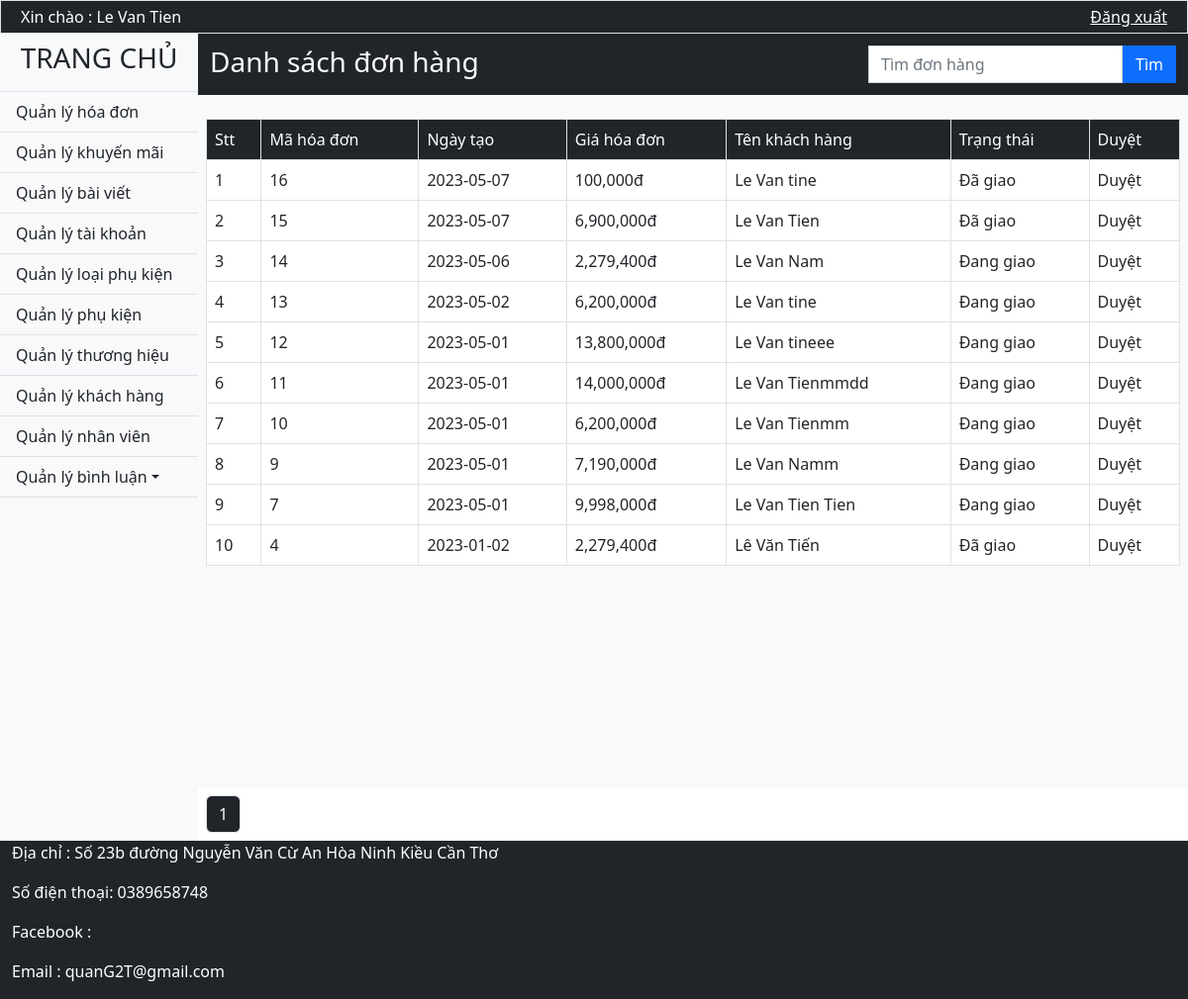
/Bill/ (signed in), run on the app's committed database.
### tables this page shows
CREATE TABLE `hoadon` (
  `MaHD` int(11) NOT NULL,
  `NgayLap` date NOT NULL,
  `MaKH` int(11) NOT NULL,
  `MaNV` int(11) DEFAULT NULL,
  `MaKM` int(11) DEFAULT NULL,
  `GiaHD` double NOT NULL,
  `TrangThai` varchar(50) NOT NULL
);

CREATE TABLE `khachhang` (
  `MaKH` int(11) NOT NULL,
  `TenKH` varchar(200) NOT NULL,
  `SDT` char(15) NOT NULL,
  `DiaChi` varchar(300) NOT NULL,
  `Email` varchar(300) DEFAULT NULL,
  `MaTK` int(11) DEFAULT NULL
);

### Mvc/Core/Controller.php (called while the page is built, shortened)
<?php
    class Controller{
        public function Model($model){
            return new $model;
        }
        public function View($view, $data=[]){
            require_once "./Mvc/Views/".$view.".php";
        }
}
?>

### Mvc/Controllers/Bill.php (called while the page is built, shortened)
<?php
	class Bill extends Controller{
		function Show(){
			$this->List_Bill(0);
		}
		function List_Bill($page){
			$bill = $this->Model('Model_Bill');
			$kq = $bill->LayDuLieu('hoadon.MaHD,hoadon.NgayLap,hoadon.GiaHD,khachhang.TenKH,hoadon.TrangThai',"hoadon,khachhang WHERE hoadon.MaKH = khachhang.MaKH ORDER BY hoadon.MaHD DESC LIMIT $page, 10");
			$sl = mysqli_num_rows($kq);
			$this->View('Admin',['Page'=>'View_List_Bill','list_bill'=>$kq,'title'=>'Danh sách đơn hàng','stt'=>$page,'SL'=>$sl,'link'=>'Bill/List_Bill/']);
		}
	}
?>

### Mvc/Core/App.php (called while the page is built, shortened)
<?php
	class App{
		protected $action = "Show";
		function  __construct(){
			$arr = $this->UrlProcess();
			if(file_exists("./Mvc/Controllers/".$arr[0].".php")){
				unset($arr[0]);
			}
			$this->params = $arr?array_values($arr):[];
			call_user_func_array([new $this->controller, $this->action], $this->params);
		}
		function UrlProcess(){
			if(isset($_GET['url'])){
				return explode("/", filter_var(trim($_GET['url'], "/")));
			}
		}
	}
?>

### index.php (called while the page is built, shortened)
<?php
	$App = new App();
?>

### Mvc/Core/Database.php (called while the page is built, shortened)
<?php
    class Database{
        protected $server = "localhost";
        protected $user = "root";
        protected $pass = "";
        function __construct(){
            $this->con = mysqli_connect($this->server, $this->user, $this->pass);
        }
    }
?>

### Mvc/Models/Model_Bill.php (called while the page is built, shortened)
<?php
	class Model_Bill extends Database{
		function LayDuLieu($select,$where){
			$sql = "SELECT $select FROM $where;" ;
			return mysqli_query($this->con, $sql);
		}
	}
?>

### Mvc/Views/Pages/View_List_Bill.php (the view)
<div class="p-1 bg-dark d-flex ">
	<h3 class="text-white pt-2 mx-2"><?php echo  $data['title'];?></h3>
	<form class="d-flex p-2 ms-auto" action="http://localhost/<?php echo link;?>/Bill/Search_Bill/0" method="post">
        <input class="form-control rounded-0" type="text" placeholder="Tìm đơn hàng" name="search-bill" required>
        <button class="btn btn-primary rounded-0" type="button " name="bt-search-bill">Tìm</button>
    </form>
</div>
<div class="content p-2 bg-light" >
    <table class="table table-hover table-bordered mt-3 bg-white ">
        <thead>
        <tr class="bg-dark text-white">
            <td>Stt</td>
            <td>Mã hóa đơn</td>
            <td>Ngày tạo</td>
            <td>Giá hóa đơn</td>
            <td>Tên khách hàng</td>
            <td>Trạng thái</td>
            <td>Duyệt</td>
        </tr>
        </thead>
        <tbody>
        <?php
            $i= $data['stt']+1;
            while ($row = mysqli_fetch_row($data["list_bill"])) {
        ?>
        <tr >
            <td><?php echo $i; ?></td>
            <td><?php echo $row[0] ?></td>
            <td><?php echo $row[1] ?></td>
            <td><?php echo number_format($row[2])?>đ</td>
            <td> <?php echo $row[3] ?></td>
            <td><?php echo $row[4] ?></td>
            <td><a class="nav-link" href="http://localhost/<?php echo link;?>/Bill/Update_Bill/<?php echo $row[0] ?>">Duyệt</a></td>
        </tr>
        <?php
            $i++;
            }
        ?>
        </tbody>
    </table>
</div>
<div class="bg-white p-2 d-flex justify-content-between">
    <ul class="pagination my-auto">
        <?php
            $t = $data["SL"];
            $a = 1;
            for ($i = 0; $i < $t; $i=$i+10) {
        ?>
        <li class="page-item">
            <a class="page-link bg-dark text-white" href="http://localhost/<?php echo link;?>/<?php echo  $data['link'],$i;?>"><?php echo $a; ?></a>
        </li>
        <?php
                $a++;
            }
        ?>
    </ul>
</div>

### Public/css/Admin.css (style rules this page uses)
* { margin: 0; padding: 0; box-sizing: border-box; }
body { background-size: cover; background-repeat: no-repeat; background-attachment: fixed; background-position: center; z-index: 0.5; }
.content { min-height: 700px; background-size: cover; background-repeat: no-repeat; background-attachment: fixed; background-position: center; }

### data on the page
hoadon: MaHD "16", NgayLap "2023-05-07", GiaHD "100,000", MaKH.TenKH "Le Van tine", TrangThai "Đã giao"
hoadon: MaHD "15", NgayLap "2023-05-07", GiaHD "6,900,000", MaKH.TenKH "Le Van Tien", TrangThai "Đã giao"
hoadon: MaHD "14", NgayLap "2023-05-06", GiaHD "2,279,400", MaKH.TenKH "Le Van Nam", TrangThai "Đang giao"
hoadon: MaHD "13", NgayLap "2023-05-02", GiaHD "6,200,000", MaKH.TenKH "Le Van tine", TrangThai "Đang giao"
hoadon: MaHD "12", NgayLap "2023-05-01", GiaHD "13,800,000", MaKH.TenKH "Le Van tineee", TrangThai "Đang giao"
hoadon: MaHD "11", NgayLap "2023-05-01", GiaHD "14,000,000", MaKH.TenKH "Le Van Tienmmdd", TrangThai "Đang giao"
hoadon: MaHD "10", NgayLap "2023-05-01", GiaHD "6,200,000", MaKH.TenKH "Le Van Tienmm", TrangThai "Đang giao"
hoadon: MaHD "9", NgayLap "2023-05-01", GiaHD "7,190,000", MaKH.TenKH "Le Van Namm", TrangThai "Đang giao"
hoadon: MaHD "7", NgayLap "2023-05-01", GiaHD "9,998,000", MaKH.TenKH "Le Van Tien Tien", TrangThai "Đang giao"
hoadon: MaHD "4", NgayLap "2023-01-02", GiaHD "2,279,400", MaKH.TenKH "Lê Văn Tiến", TrangThai "Đã giao"

### other printed values
$_SESSION['admin'][1] "Le Van Tien"
$data['title'] "Danh sách đơn hàng"
